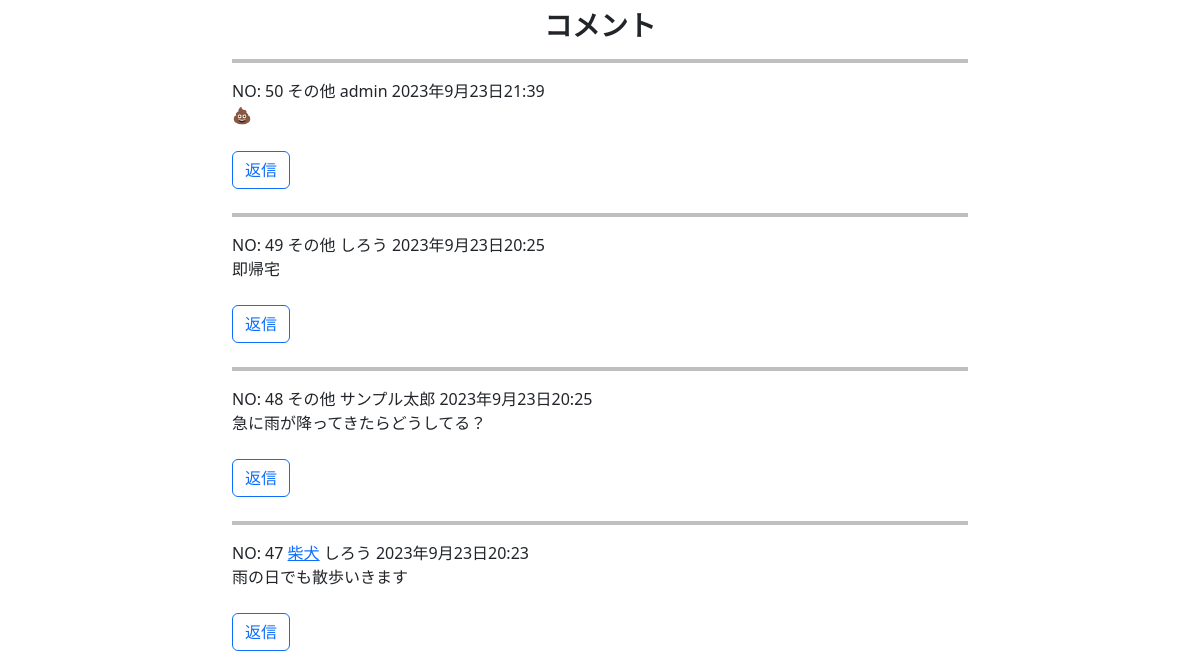
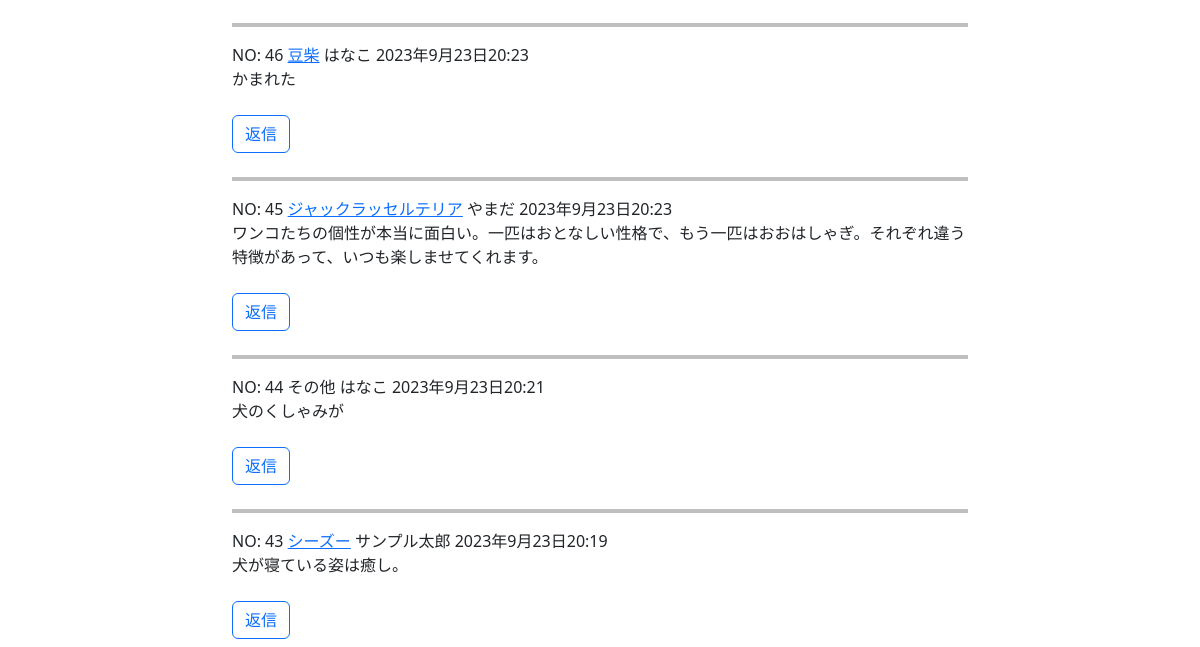
Before: /comment/ (middle part) with the older database file (2 pictures, top to bottom).
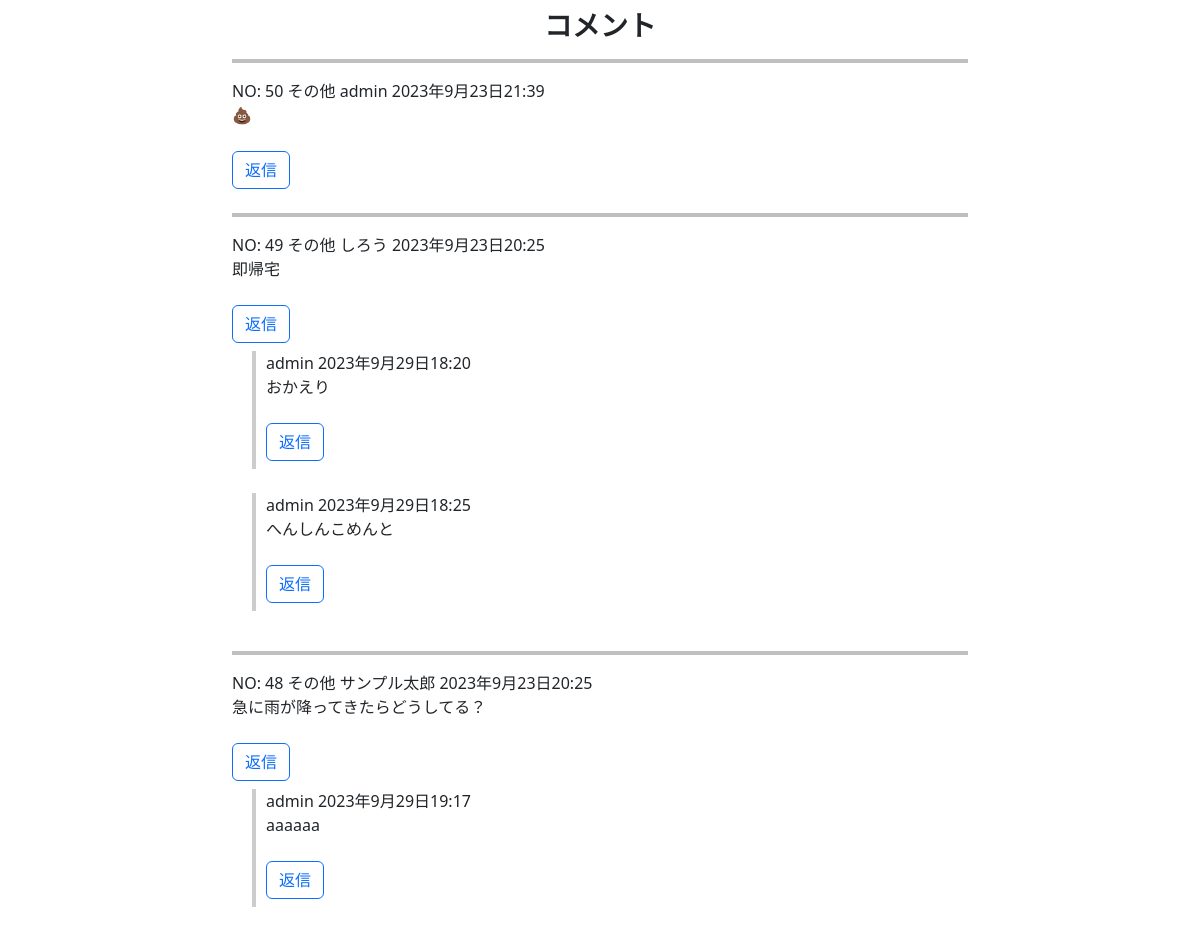
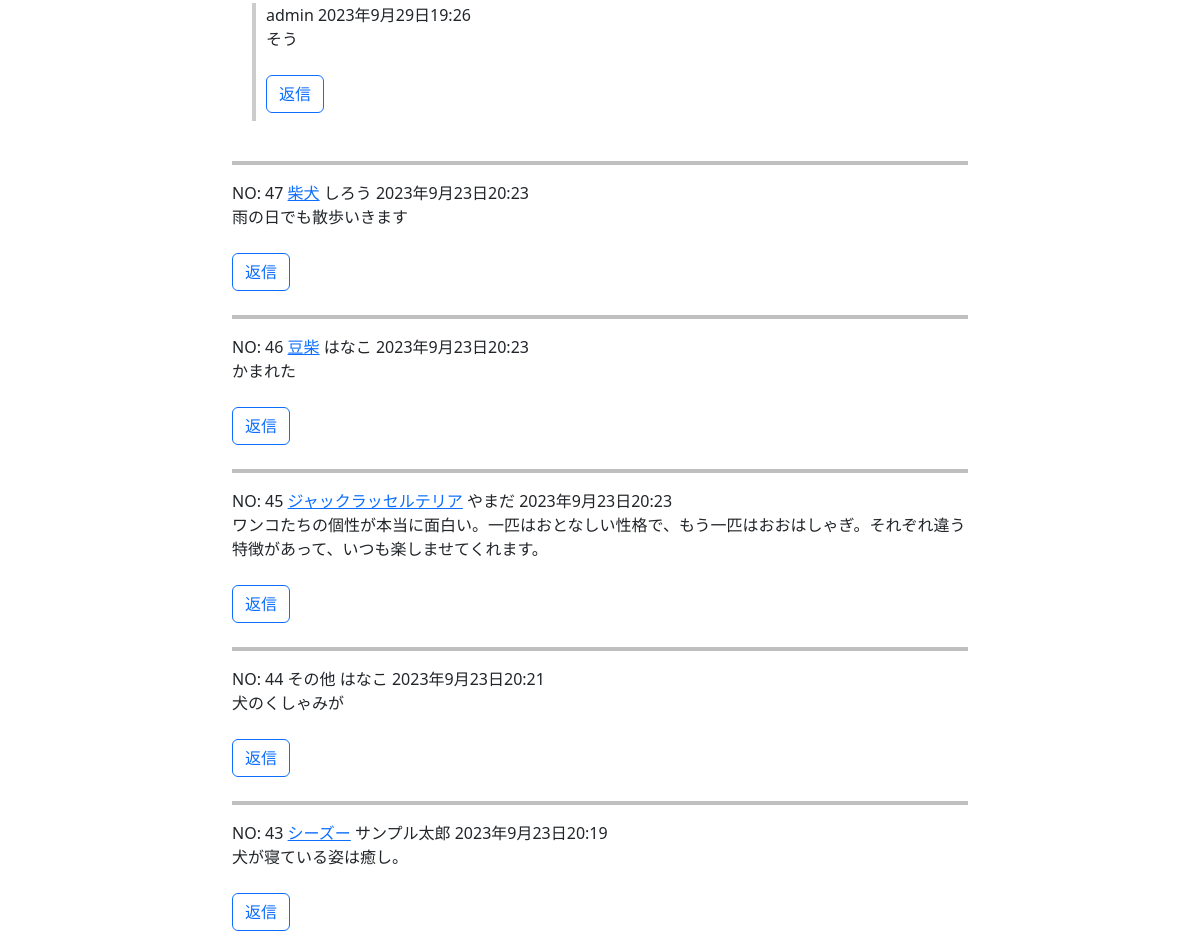
After: the same page with the newer database file (2 pictures, top to bottom).
### dogapp/models.py (models this page shows, shortened)
class Comment(models.Model):
    category = models.ForeignKey(Dogs, on_delete=models.CASCADE, verbose_name='犬名', related_name='comments', null=True, blank=True)
    user = models.ForeignKey(CustomUser, verbose_name='ユーザー', on_delete=models.CASCADE)
    comment_text = models.TextField(verbose_name='コメント')
    post_date = models.DateTimeField(auto_now_add=True)

class Dogs(models.Model):
    dog_name = models.CharField(verbose_name='犬名', max_length=200)
    image = models.ImageField(verbose_name='イメージ', upload_to='photos')
    comment = models.TextField(verbose_name='コメント',)
    def __str__(self):
        return self.dog_name

class ReplyComment(models.Model):
    parent_comment = models.ForeignKey(Comment, on_delete=models.CASCADE, related_name='replies')
    user = models.ForeignKey(CustomUser, verbose_name='ユーザー', on_delete=models.CASCADE)
    comment_text = models.TextField(verbose_name='コメント')
    post_date = models.DateTimeField(auto_now_add=True)

### accounts/models.py (models this page shows)
class CustomUser(AbstractUser):
    pass

### dogapp/views.py (the view, shortened to what this page needs)
# urls.py: path('comment/', views.CommentListView.as_view(), name='comment'),
class CommentListView(ListView):
    model = Comment
    template_name = 'comment.html'
    context_object_name = 'comments'
    ordering = ['-post_date']
    form_class = CommentForm
    paginate_by = 20
    def get_context_data(self, **kwargs):
        context = super().get_context_data(**kwargs)
        context['form'] = self.form_class()
        context["reply_comments"] = ReplyComment.objects.all()  # ReplyComment モデルの取得を追加
        return context

### dogapp/templates/comment.html (shortened to what this page needs)
{% extends 'base.html' %}
{% load static %}
{% block contents %}
<div class="container mt-5">
    <div class="row justify-content-center">
        <div class="col-lg-8">
            <h3 class="display-7 fw-bolder text-dark mb-2 text-center">コメント</h3>
            <div class="comment-list">
                {% for comment in comments %}
                <hr style="border-top: 4px solid #000;">
                <div class="comment-box">
                    <div class="comment-header">
                        <span class="comment-id">NO: {{ comment.id }}</span>
                        {% if comment.category %}
                        <a href="{% url 'dogapp:dog_detail' comment.category_id %}">{{ comment.category }}</a>
                        {% else %}
                        その他
                        {% endif %}
                        <span class="comment-user">{{ comment.user }}</span>
                        <span class="comment-date">{{ comment.post_date }}</span>
                    </div>
                    <div class="comment-text">
                        <p class="comment-text-large">
                            {{ comment.comment_text }}
                        </p>
                        {% if request.user == comment.user %}
                        <form method='POST'>
                            <div class="d-flex justify-content-end">
                                <a href="{% url 'dogapp:comment_delete' comment.pk %}" class="btn btn-outline-danger my-2">削除する</a>
                            </div>
                        </form>
                        {% else %}
                        <div class="reply-form-container">
                            <button class="btn btn-outline-primary my-2 toggle-reply-form">返信</button>
                        </div>
                        {% endif %}
                        {% for reply in reply_comments %}
                        {% if reply.parent_comment == comment %}
                        <div class="reply-box reply-box-left">
                            <div class="reply-header">
                                <span class="reply-user">{{ reply.user }}</span>
                                <span class="reply-date">{{ reply.post_date }}</span>
                            </div>
                            <div class="reply-text">
                                <p class="reply-text-large">
                                    {{ reply.comment_text }}
                                </p>
                            </div>
                        {% if request.user == reply.user %}
                            <form method='POST'>
                                <div class="d-flex justify-content-end">
                                    <a href="{% url 'dogapp:reply_delete' reply.pk %}" class="btn btn-outline-danger my-2">削除する</a>
                                </div>
                            </form>
                            {% else %}
                            <div class="reply-form-container">
                                <button class="btn btn-outline-primary my-2 toggle-reply-form">返信</button>
                            </div>
                        {% endif %}
                        </div>
                        <br>
                        {% endif %}
                        {% endfor %}
                    </div>
                </div>
                {% empty %}
                <p>まだコメントはありません。</p>
                {% endfor %}
            </div>
        </div>
    </div>
</div>
{% endblock %}

Changed rows visible on the page:
added ReplyComment: user "admin", post_date "2023年9月29日18:20", comment_text "おかえり", shown under Comment "即帰宅"
added ReplyComment: user "admin", post_date "2023年9月29日18:25", comment_text "へんしんこめんと", shown under Comment "即帰宅"
added ReplyComment: user "admin", post_date "2023年9月29日19:17", comment_text "aaaaaa", shown under Comment "急に雨が降ってきたらどうしてる？"
added ReplyComment: user "admin", post_date "2023年9月29日19:26", comment_text "そう", shown under Comment "急に雨が降ってきたらどうしてる？"
